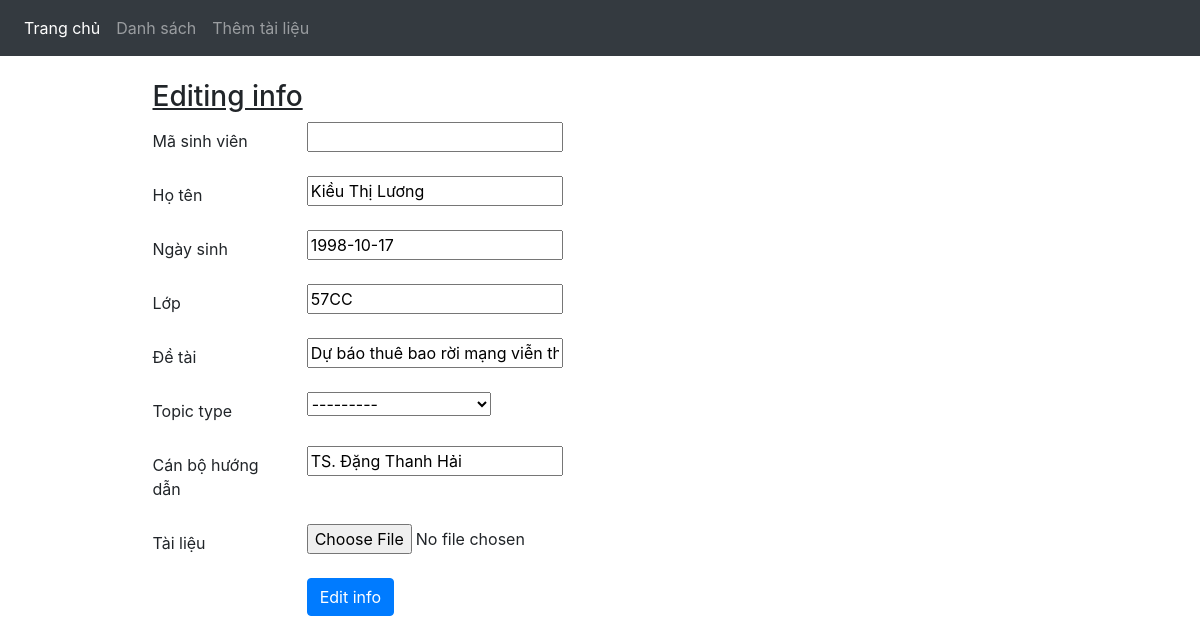
Page /list/edit_info/2 on the earlier database version.
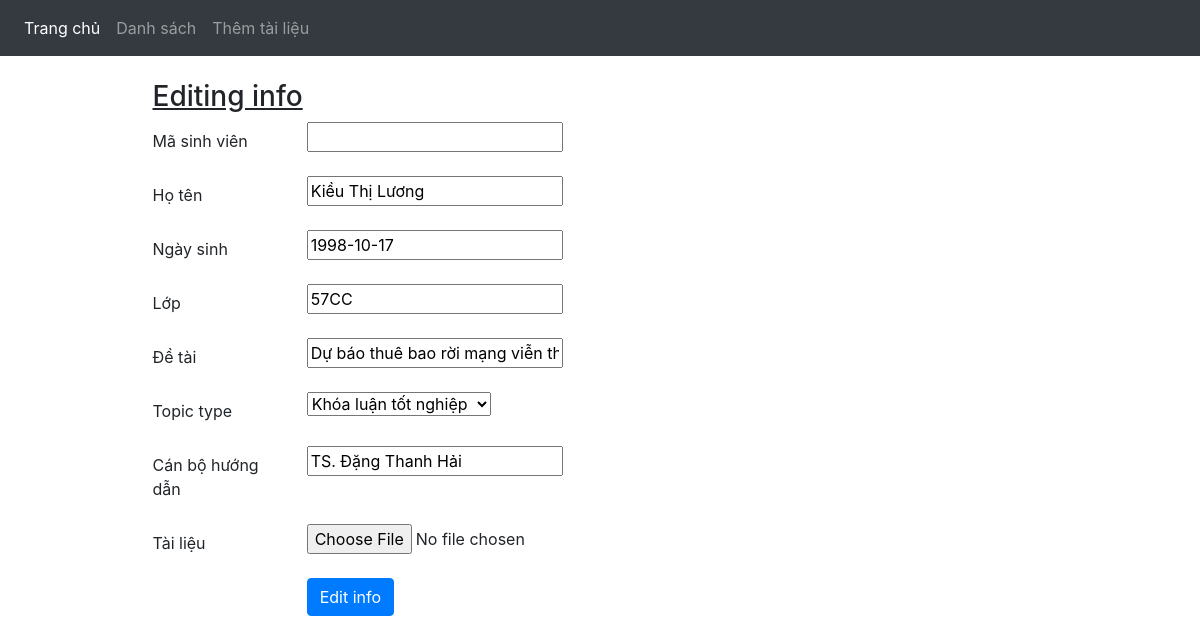
Same page on the later database version.
### list/models.py (models this page shows)
class Student(models.Model):
    id = models.AutoField(primary_key=True, null=False)
    id_student= models.IntegerField(null=True)
    name = models.CharField(max_length=30, null=True)
    birth_date = models.DateField(null=True)
    academic_year = models.CharField(max_length=30, null=True)
    topic = models.CharField(max_length=100, null=True)
    TOPIC_TYPE = (
                ('KLTN','Khóa luận tốt nghiệp'),
                ('NCKH','Nghiên cứu khoa học')
    )
    topic_type=models.CharField(max_length=4,null=True,choices=TOPIC_TYPE)
    tutor = models.CharField(max_length=30, null=True)
    reviewer = models.CharField(max_length=30, null=True)
    work_unit = models.CharField(max_length=30, null=True)
    file = models.FileField(upload_to='media')

### list/views.py (the view)
# urls.py: path('list/edit_info/<int:pk>', edit_info, name="edit_info"),
def edit_info(request, pk):
    student = get_object_or_404(Student, pk=pk)
    if request.method == "POST":
        form = StudentForm(request.POST, instance=student)
        if form.is_valid():
            form.save()
            return redirect('display_student')
    else:
        form = StudentForm(instance=student)
        return render(request, 'list/edit_info.html', {'form' : form})

### list/forms.py
class StudentForm(forms.ModelForm):
        class Meta:
            model = Student
            labels = {
                "id":"Stt",
                "id_student":"Mã sinh viên",
                "name":"Họ tên",
                "birth_date":"Ngày sinh",
                "academic_year":"Lớp",
                "topic":"Đề tài",
                "tutor":"Cán bộ hướng dẫn",
                "file":"Tài liệu"
            }
            fields = ('id', 'id_student', 'name', 'birth_date', 'academic_year', 'topic','topic_type', 'tutor','file')

### list/templates/list/edit_info.html (shortened to what this page needs)
{% extends 'list/base.html' %}
{% block body %}
<div class="container col-md-10 edit_box" >
  <form method="POST">
    <h3><u>Editing info</u></h3>
    {% for field in form %}
    <div class="form-group row">
      <label for="id_{{ field.name }}" class="col-2 col-form-label">{{ field.label }}</label>
      <div class="col-10">
        {{ field }}
      </div>
    </div>
    {% endfor %}
    <div class="form-group row">
      <div class="offset-sm-2 col-sm-6">
        <button type="submit" class="btn btn-primary">Edit info</button>
      </div>
    </div>
  </form>
</div>
{% endblock %}

Differences in the rows shown:
changed Student "Kiều Thị Lương": topic_type "---------" → "Khóa luận tốt nghiệp"
